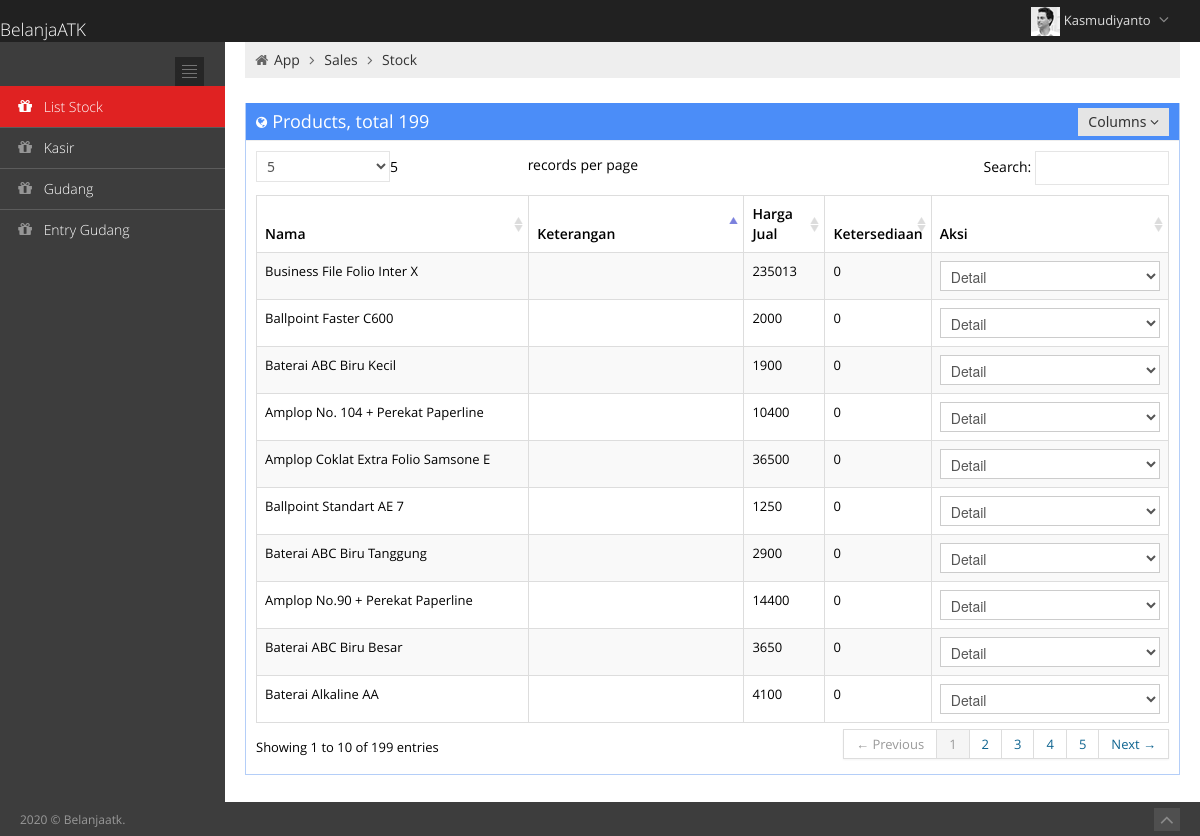
Page /index.php/sales (signed in) on the committed database.
### tables this page shows
CREATE TABLE `products` (
  `id` int(11) NOT NULL DEFAULT '0',
  `name` varchar(100) DEFAULT NULL,
  `category_id` int(11) DEFAULT NULL,
  `description` text,
  `amount` int(11) DEFAULT '0',
  `unit` varchar(50) DEFAULT NULL,
  `sellingprice` varchar(10) DEFAULT NULL,
  `alterprice` varchar(10) DEFAULT '-' COMMENT 'if ''-'' then not altered',
  `active` varchar(1) DEFAULT '1'
);

### application/controllers/Sales.php (called while the page is built, shortened)
<?php
class Sales extends CI_Controller {
    function __construct(){
        $this->load->model('product');
        $this->load->library('common');
    }
    function index(){
        $this->common->checksession();
        $objs = $this->product->gets();
        $data = array(
            'breadcrumb'=>array(
                '0'=>'App','1'=>'Sales','2'=>'Stock'
            ),
            'objs'=>$objs['res'],
            'amount'=>$objs['cnt'],
            'salesstatus'=>'active',
            'username'=>$_SESSION['username']
        );
        $data = array_merge($this->common->setdefaultmenustatus(),$data);
        $this->load->view('sales/index',$data);
    }
}

### index.php (called while the page is built, shortened)
<?php
require_once BASEPATH.'core/CodeIgniter.php';

### application/models/Product.php (called while the page is built, shortened)
<?php
class Product extends CI_Model{
    function gets(){
        $sql = 'select id, name, description, amount, unit, sellingprice, alterprice from products ';
        $sql.= '';
        $ci = & get_instance();
        $que = $ci->db->query($sql);
        return array(
            'cnt'=>$que->num_rows(),
            'res'=>$que->result()
        );
    }
}

### application/views/sales/index.php (the view, shortened to what this page needs)
<!DOCTYPE html>
 <html lang="en">
<body class="page-header-fixed">
	<div class="page-container row-fluid">
		<div class="page-content">
			<div class="container-fluid">
				<div class="row-fluid">
					<div class="span12">
						<ul class="breadcrumb">
							<li>
								<i class="icon-home"></i>
								<a href="index.html"><?php echo $breadcrumb[0];?></a>
								<i class="icon-angle-right"></i>
							</li>
							<li>
								<a href="#"><?php echo $breadcrumb[1];?></a>
								<i class="icon-angle-right"></i>
							</li>
							<li><a href="#"><?php echo $breadcrumb[2];?></a></li>
						</ul>
					</div>
				</div>
				<div class="row-fluid">
					<div class="span12">
						<div class="portlet box blue">
							<div class="portlet-title">
								<div class="caption"><i class="icon-globe"></i>Products, total <?php echo $amount;?></div>
								<div class="actions">
									<div class="btn-group">
										<a class="btn" href="#" data-toggle="dropdown">
										Columns
										<i class="icon-angle-down"></i>
										</a>
									</div>
								</div>
							</div>
							<div class="portlet-body">
								<table class="table table-striped table-bordered table-hover table-full-width" id="sample_2">
									<thead>
										<tr>
											<th>Nama</th>
											<th>Keterangan</th>
											<th class="hidden-480">Harga Jual</th>
											<th class="hidden-480">Ketersediaan</th>
											<th class="hidden-480">Aksi</th>
										</tr>
									</thead>
									<tbody>
									<?php foreach($objs as $obj){?>
										<tr>
											<td><?php echo $obj->name;?></td>
											<td><?php echo $obj->description;?></td>
											<td class="hidden-480"><?php echo $obj->sellingprice;?></td>
											<td class="hidden-480"><?php echo $obj->amount;?></td>
											<td class="hidden-480"><?php echo form_dropdown('action',array('Pilih','Detail'),'1');?></td>
										</tr>
										<?php }?>
									</tbody>
								</table>
							</div>
						</div>
					</div>
				</div>
			</div>
		</div>
	</div>
</body>
</html>

### assets/metronics/css/style-metro.css (style rules this page uses)
div, input, select, textarea, span, img, table, td, th, p, a, button, ul, li { -webkit-border-radius: 0 !important; -moz-border-radius: 0 !important; border-radius: 0 !important; }
.btn { background-color: #e5e5e5; background-image: none; filter: none; border: 0; padding: 7px 14px; font-family: "Segoe UI", Helvetica, Arial, sans-serif; font-size: 14px; color: #333333; cursor: pointer; outline: none; -webkit-box-shadow: none !important; -moz-box-shadow: none !important; box-shadow: none !important; -webkit-border-radius: 0 !important; -moz-border-radius: 0 !important; border-radius: 0 !important; -webkit-text-shadow: none; -moz-text-shadow: none; text-shadow: none; }

### assets/metronics/css/style-responsive.css (style rules this page uses)
@media (min-width: 980px) { .page-content { margin-left: 225px; margin-top: 0px; min-height: 760px; } }

### assets/metronics/css/themes/default.css (style rules this page uses)
body { background-color: #3d3d3d !important; }

### rows in the picture
products: name "Business File Folio Inter X", sellingprice "235013", amount "0"
products: name "Ballpoint Faster C600", sellingprice "2000", amount "0"
products: name "Baterai ABC Biru Kecil", sellingprice "1900", amount "0"
products: name "Amplop No. 104 + Perekat Paperline", sellingprice "10400", amount "0"
products: name "Amplop Coklat Extra Folio Samsone E", sellingprice "36500", amount "0"
products: name "Ballpoint Standart AE 7", sellingprice "1250", amount "0"
products: name "Baterai ABC Biru Tanggung", sellingprice "2900", amount "0"
products: name "Amplop No.90 + Perekat Paperline", sellingprice "14400", amount "0"
products: name "Baterai ABC Biru Besar", sellingprice "3650", amount "0"
products: name "Baterai Alkaline AA", sellingprice "4100", amount "0"

### other values in the picture
$username "Kasmudiyanto"
$breadcrumb[0] "App"
$breadcrumb[1] "Sales"
$breadcrumb[2] "Stock"
$amount "199"
